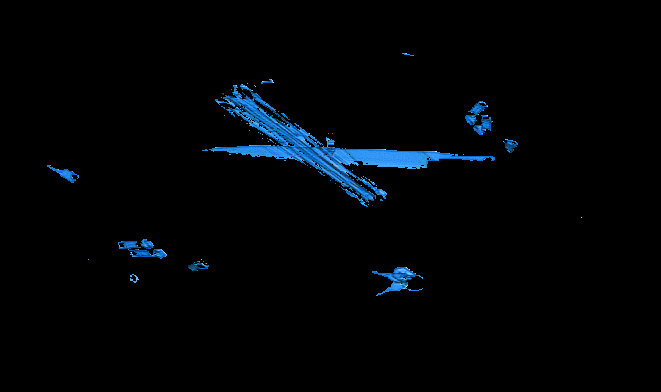
#> input picture 物体拆分算法/Blue_item.png, 661 x 392 px, given as the content of the folder E:/zhanglefu/bg/STLX6550_bg/, which was not available
$ python main.py   (older library calls are emulated)
#> lines starting #> are read from the running program, lines starting #| are printed output that depends on the picture; after the words box and inside, x2 and y2 are one past the last pixel; in counts of white or black regions, pixels touching at a corner belong together; pictures that were not available may be replaced by others from this repository, and a replacement may not be noted
### 图像融合/image_fusion_function.py
'''
图像融合算法工具模块
'''
from config import *
import cv2 as cv
import os
import numpy as np
import random

# 获取文件名列表
def file_name(file_dir):
    L = []
    for root, dirs, files in os.walk(file_dir):
        for file in files:
            if os.path.splitext(file)[1][1:] in SUFFIX:
                L.append(os.path.join(root, file))
    # print(L)
    return L

# 处理背景图片,并选定可以放置物体的区域
def get_background_roi(img,threshold=120):
    gray = cv.cvtColor(img, cv.COLOR_BGR2GRAY)
    # 去噪
    blurred = cv.blur(gray, (5, 5))
    _, thresh = cv.threshold(blurred, threshold, 255, cv.THRESH_BINARY_INV)

    kernel = cv.getStructuringElement(cv.MORPH_RECT, (3, 3))
    kernel1 = cv.getStructuringElement(cv.MORPH_RECT, (5, 5))
    closed = cv.erode(thresh, kernel, iterations=1)
    closed = cv.dilate(closed, kernel1, iterations=2)
    cv.imshow('closed',closed)
    image1, cnts, _ = cv.findContours(closed, cv.RETR_TREE, cv.CHAIN_APPROX_SIMPLE)
    if len(cnts) == 0:
        return (0,0,0,0)
    cs = sorted(cnts, key=cv.contourArea, reverse=True)
    # 保存所有可放置物体的区域的列表
    x, y, w, h = cv.boundingRect(cs[0])
    # TODO 以后需要改成最小外切矩形
    # rect = cv.minAreaRect(c)
    # box = cv.boxPoints(rect)
    # box = np.int0(box)
    return (x,y,w,h)

# 图片旋转
# [16 lines left out: function image_rotation, not called in this run]

# 寻找背景图片中放置刀具的位置
def get_background_real_roi(t,knife,background):
    background_copy = background.copy()
    startX = None
    startY = None
    # 刀具图大小
    k_w = knife.shape[1]
    k_h = knife.shape[0]

    # 可放置刀具的范围的位置信息
    roi_top_left_x = t[0]
    roi_top_left_y = t[1]
    roi_w = t[2]-10
    roi_h = t[3]-10
    # 判断
    if k_h>max(roi_h,roi_w) and k_w>max(roi_h,roi_w):
        return background,0,0,0
    angle = 0
    # 旋转
    if ((k_h > roi_h) and (k_h < roi_w)) or ((k_w > roi_w) and (k_w < roi_h)):
        knife = image_rotation(knife, 90)
        k_w = knife.shape[0]
        k_h = knife.shape[1]
        angle = 90
    # 在roi中取出与刀具图大小一致的区域
    if (roi_w - k_w) >3 and (roi_h - k_h) > 3:
        startX = roi_top_left_x + random.randint(1,roi_w - k_w)
        startY = roi_top_left_y + random.randint(1,roi_h - k_h)
        background_real_roi = background_copy[startY:startY + k_h, startX:startX + k_w]
    # [10 lines of commented-out code are left out]
    else:
        return background,0,0,0
    return background_real_roi, startX, startY, angle

# labels数据处理
# [23 lines left out: function convert, not called in this run]

### 图像融合/hsv_test.py
'''
图像融合算法模块
'''
import cv2 as cv
import numpy as np

# 刀具图像预处理并制作其二值化图像
def knife_pretreatment(img, threshold):
    gray = cv.cvtColor(img, cv.COLOR_BGR2GRAY)
    # 去噪
    blurred = cv.blur(gray, (5, 5))
    # 二值化制作模板
    _, thresh = cv.threshold(blurred, threshold, 255, cv.THRESH_BINARY_INV)
    image1, cnts, _ = cv.findContours(thresh, cv.RETR_TREE, cv.CHAIN_APPROX_SIMPLE)
    if len(cnts) == 0:
        return img,thresh,0,0,0,0
    cs = sorted(cnts, key=cv.contourArea, reverse=True)
    x, y, w, h = cv.boundingRect(cs[0])
    # 修改原图,只保留刀具部分
    cv.imshow('knife', img)
    cv.imshow('knife_thresh', thresh)
    img = img[y:y + h, x:x + w]
    # 修改模板,保留和图片大小一致的部分
    thresh = cv.cvtColor(thresh,cv.COLOR_GRAY2BGR)
    thresh = thresh[y:y + h, x:x + w]
    thresh = cv.cvtColor(thresh,cv.COLOR_BGR2GRAY)
    # 截取部分的长宽比
    ratio = h/w
    return img,thresh,x,y,w,h,ratio

# 制作反向模板
def knife_pretreatment_inv(img,threshold):
    gray = cv.cvtColor(img, cv.COLOR_BGR2GRAY)
    # 去噪
    blurred = cv.blur(gray, (5, 5))
    # 二值化制作模板
    _, thresh = cv.threshold(blurred, threshold, 255, cv.THRESH_BINARY)
    cv.imshow('inv',thresh)
    return thresh

# 背景预处理
# [19 lines left out: functions background_pretreatment, maxminnorm, not called in this run]

'''
融合算法
h:取该位置下,刀具和背景图h的较大值
s:取对应h的s值
v:v_max-v_min*((h_min+1)/(h_min+h_max+1))
'''
# [77 lines left out: functions func1, rotation_and_flip, not called in this run]

### 图像融合/main.py
'''
主程序
'''
from hsv_test import *
from image_fusion_function import *
import argparse
import time
import random

# 物体-类别编号字典
ITEM_DICT = {0:'umbrella',1:'pliers',3:'cellphone',4:'laptop',5:'watch',6:'keys',
             8:'cup',11:'bottle',13:'screwdriver',14:'spoon_fork',15:'lighter',
             16:'bigknife',17:'smallknife',18:'unnormalknife',19:'knife'}

# 一张图片中的物体（填ITEM_DICT中的键）
L = [15]

def parse_args():
    # 当前主要物体
    item = 'lighter'

    parser = argparse.ArgumentParser(description='daruonghe')
    # 物体图路径
    parser.add_argument('--item', dest='item_path',
                        help='the item path',
                        default='E:\\zhanglefu\\dl_img\\{}\\'.format(item), type=str)
    # 背景图路径
    parser.add_argument('--bg', dest='bg_path',
                        help='the bg path',
                        default='E:\\zhanglefu\\bg\\STLX6550_bg\\',
                        type=str)
    # 合成图保存路径
    parser.add_argument('--save_img', dest='img_save_path',
                        help='the save path',
                        default='E:\zhanglefu\VOCdevkit\VOC2022\JPEGImages\\{}\\'.format(item), type=str)
    # 标记框txt保存路径
    parser.add_argument('--save_label', dest='label_save_path',
                        help='the save path',
                        default='E:\zhanglefu\VOCdevkit\VOC2022\labels\\{}\\'.format(item), type=str)

    # 类别名称
    parser.add_argument('--cls_name', dest='c_name',help='the name of class',default='{}-'.format(item), type=str)
    # 随机抽取背景图片的数量
    parser.add_argument('--r_bg_num',dest='r_bg_num',default=40,type=int)
    # 程序执行的round
    parser.add_argument('--round',dest='round',default=20,type=int)

    # 刀具二值化模板阈值
    parser.add_argument('--knife_threshold',dest='knife_threshold',default=230,type=int)
    # 刀具反向二值化模板阈值
    parser.add_argument('--knife_inv_threshold', dest='knife_inv_threshold', default=230, type=int)
    # 背景模板阈值
    parser.add_argument('--bg_inv_threshold',dest='bg_inv_threshold',default=170,type=int)

    # 背景图resize大小
    parser.add_argument('--bg_r_width', dest='bg_r_width', default=608, type=int)
    parser.add_argument('--bg_r_height', dest='bg_r_height', default=608, type=int)

    # 合成图片的总张数
    parser.add_argument('--total_img', dest='total_img', default=100, type=int)
    args = parser.parse_args()
    return args


def main():
    NUM_OF_USEFUL_PIC = 0
    args = parse_args()
    for i in range(args.round):
        # print('共{}张背景,正使用第{}张'.format(str(len(background_list)), str(i+1)))
        print('第{}轮开始...'.format(str(i+1)))
        round_start_time = time.time()
        for j in range(args.r_bg_num):
            background = random.choice(file_name(args.bg_path))
            background_original = cv.imread(background)
#> background_original is the input picture: shape (392, 661, 3); mean B, G, R 6.4, 3.9, 1.1
            # 修改图片尺寸
            background_original = cv.resize(background_original,(args.bg_r_width,args.bg_r_height))
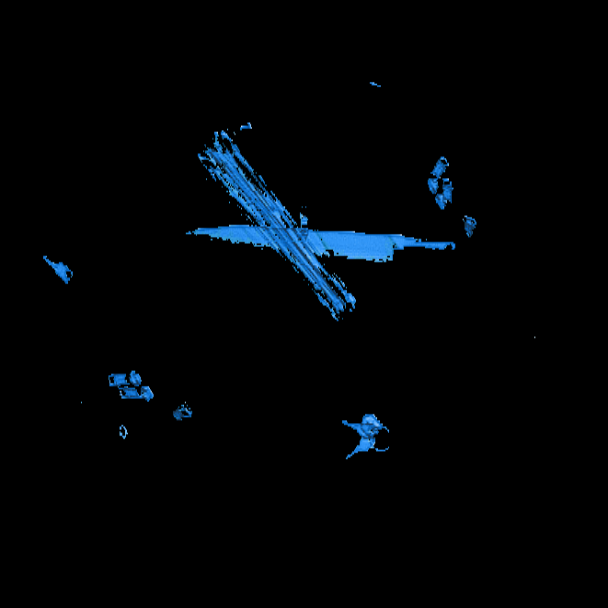
#> background_original: shape (608, 608, 3); mean B, G, R 6.4, 3.9, 1.1

            # 背景原图副本
            background_c = background_original.copy()
            background_width = background_original.shape[1]
#> background_width = 608
            background_height = background_original.shape[0]
#> background_height = 608
            t = get_background_roi(background_original)
#> in get_background_roi, `gray = cv.cvtColor(img, cv.COLOR_BGR2GRAY)`:
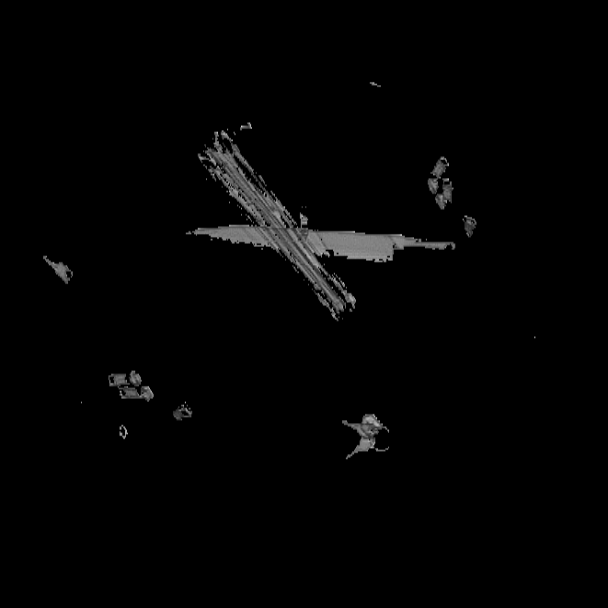
#> gray: shape (608, 608); min 0, max 214, mean 3.4
#> in get_background_roi, `_, thresh = cv.threshold(blurred, threshold, 255, cv.THRESH_BINARY_INV)`:
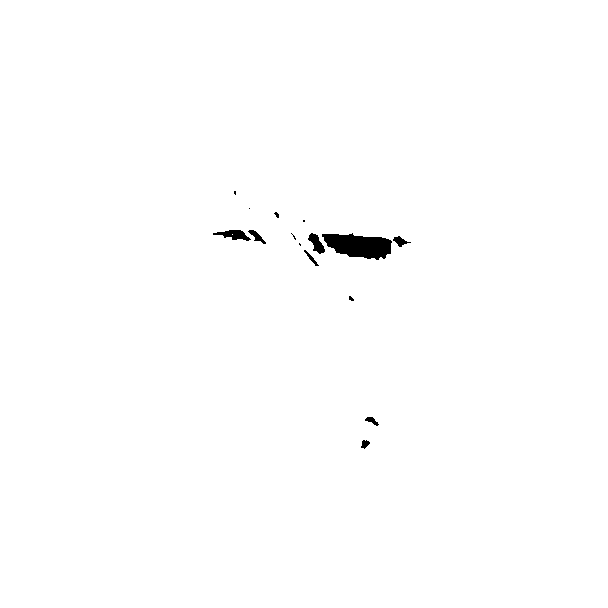
#> thresh: shape (608, 608); 99.4% white; 15 black regions (7 under 20 px), largest, box (x1, y1, x2, y2) and area: (322, 233, 392, 260) 1273, (213, 230, 251, 241) 219, (308, 233, 325, 254) 183
#> in get_background_roi, `closed = cv.erode(thresh, kernel, iterations=1)`:
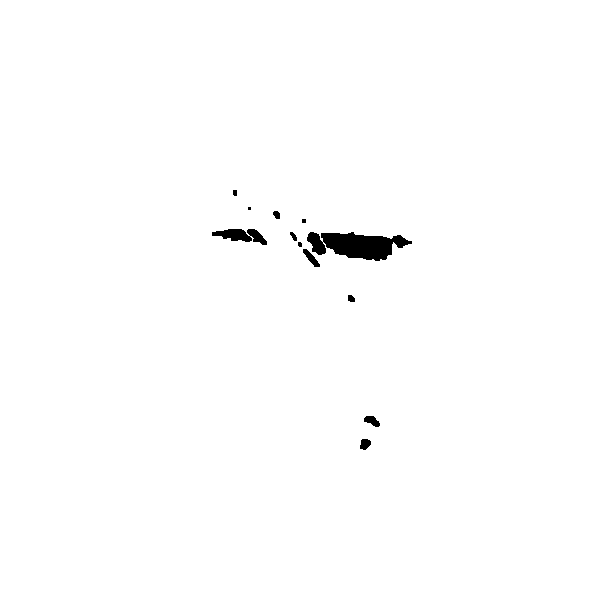
#> closed: shape (608, 608); 99.2% white; 12 black regions (3 under 20 px), largest, box (x1, y1, x2, y2) and area: (307, 232, 412, 261) 1894, (212, 229, 267, 245) 490, (303, 249, 320, 267) 123
#> in get_background_roi, `closed = cv.dilate(closed, kernel1, iterations=2)`:
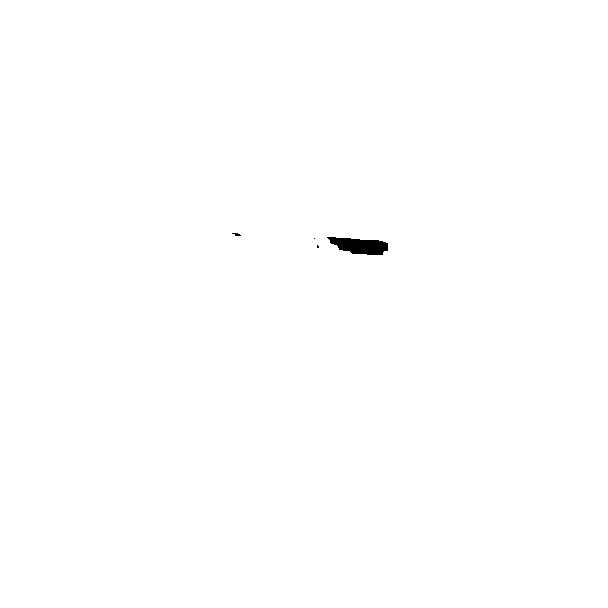
#> closed: shape (608, 608); 99.8% white; 4 black regions (3 under 20 px)
#> in get_background_roi, `image1, cnts, _ = cv.findContours(closed, cv.RETR_TREE, cv.CHAIN_APPRO..`: cnts = 5 contours, 2 with area under 20; largest, box (x1, y1, x2, y2) and area: (0, 0, 608, 608) 368449, (326, 236, 389, 256) 806, (231, 232, 242, 237) 26
#> in get_background_roi, `cs = sorted(cnts, key=cv.contourArea, reverse=True)`: cs has the same summary as cnts
#> in get_background_roi, `x, y, w, h = cv.boundingRect(cs[0])`: x = 0; w = 608
#> t = (0, 0, 608, 608)
            cv.rectangle(background_original,(t[0],t[1]),(t[0]+t[2],t[1]+t[3]),(255,255,0),thickness=2)
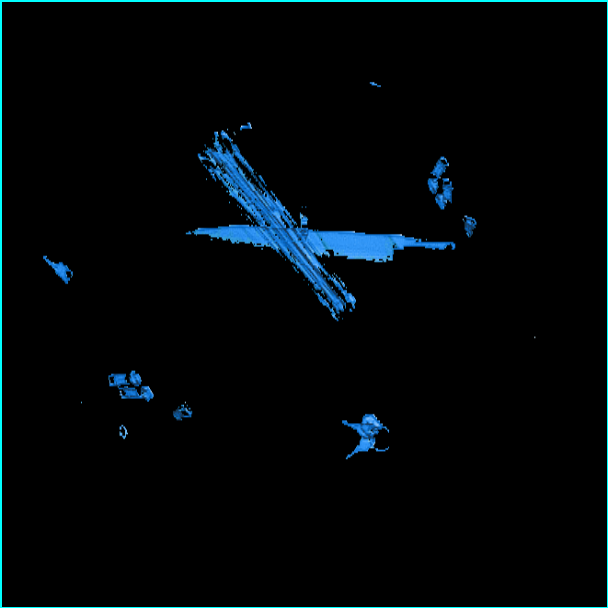
#> background_original: shape (608, 608, 3); 0.98% of pixels changed, all inside (x1, y1, x2, y2) = (0, 0, 608, 608)
            print((t[0],t[1]),(t[0]+t[2],t[1]+t[3]))
#| (0, 0) (608, 608)
            if t == (0, 0, 0, 0):
                continue
            flag = False
            for n in L:
                item = ITEM_DICT[n]
                pic_path = 'E:\\zhanglefu\\dl_img\\{}\\'.format(item)
                print('选用的物体是{},物体图片路径为:{}'.format(item,pic_path))

                knife = random.choice(file_name(pic_path))
                # print('第{}张图片{}+{}开始合成...'.format(str(j + 1), knife, background))
                knife_original = cv.imread(knife)
                # 正向二值化图像——呈现刀具区域
                knife, knife_thresh, posx, posy, w, h, r = knife_pretreatment(knife_original,
                                                                              threshold=args.knife_threshold)
#> in knife_pretreatment, `gray = cv.cvtColor(img, cv.COLOR_BGR2GRAY)`:
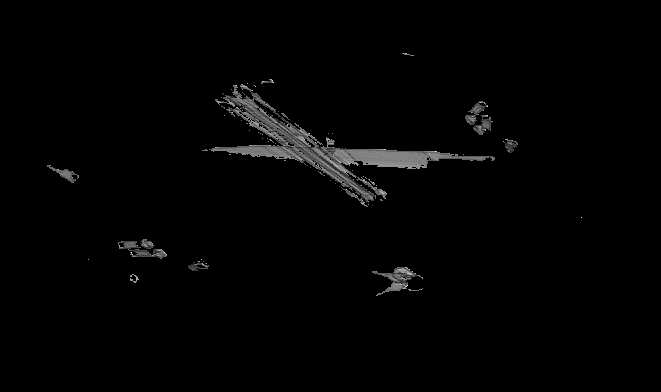
#> gray: shape (392, 661); min 0, max 228, mean 3.4
#> in knife_pretreatment, `_, thresh = cv.threshold(blurred, threshold, 255, cv.THRESH_BINARY_INV)`: thresh: shape (392, 661); every value is 255
#> in knife_pretreatment, `image1, cnts, _ = cv.findContours(thresh, cv.RETR_TREE, cv.CHAIN_APPRO..`: cnts = [[[0, 0], [0, 391], [660, 391], [660, 0]]]
#> in knife_pretreatment, `x, y, w, h = cv.boundingRect(cs[0])`: x = 0; w = 661; h = 392
#> in knife_pretreatment, `thresh = cv.cvtColor(thresh,cv.COLOR_GRAY2BGR)`: thresh: shape (392, 661, 3); every value is 255
#> in knife_pretreatment, `ratio = h/w`: ratio = 0.593
#> posx = 0; posy = 0; w = 661; h = 392; r = 0.593
                print('knife-thresh:', knife_thresh.shape)
#| knife-thresh: (392, 661)
                if w == 0 and h == 0:
                    # print('第{}图片无法合成'.format(str(j + 1)))
                    continue
                # 反向二值化图像,用来在背景图中找到放置刀具的位置
                knife_thresh_inv = knife_pretreatment_inv(knife_original, threshold=args.knife_inv_threshold)
#> in knife_pretreatment_inv, `_, thresh = cv.threshold(blurred, threshold, 255, cv.THRESH_BINARY)`: thresh: shape (392, 661); every value is 0
                knife_thresh_inv = cv.cvtColor(knife_thresh_inv, cv.COLOR_GRAY2BGR)
#> knife_thresh_inv: shape (392, 661, 3); every value is 0
                knife_thresh_inv = knife_thresh_inv[posy:posy + h, posx:posx + w]
                knife_thresh_inv = cv.cvtColor(knife_thresh_inv, cv.COLOR_BGR2GRAY)
                print('knife-thresh-inv:', knife_thresh_inv.shape)
#| knife-thresh-inv: (392, 661)

                # 选取和刀具图大小一致的区域为融合区域
                background_real_roi, startX, startY, angle = get_background_real_roi(t, knife, background_original)
#> in get_background_real_roi, `roi_top_left_x = t[0]`: roi_top_left_x = 0
#> in get_background_real_roi, `roi_w = t[2]-10`: roi_w = 598
#> startX = 0; startY = 0; angle = 0
                if startX == 0 and startY == 0:
                    # print('第{}图片无法合成'.format(str(j + 1)))
                    continue
                # 制作模板用来筛选区域中的包裹部分(或者说祛除背景)
                bg_thresh_inv = background_pretreatment(background_real_roi, args.bg_inv_threshold)
                print('bg-thresh-inv:', bg_thresh_inv.shape)
                cv.imshow('bg-inv',bg_thresh_inv)

                # 旋转模板
                knife = image_rotation(knife, angle)
                knife_thresh = image_rotation(knife_thresh, angle)
                knife_thresh_inv = image_rotation(knife_thresh_inv, angle)

                # 刀具的HSV图像合成法
                knife_hsv = cv.cvtColor(knife, cv.COLOR_BGR2HSV)
                # 分割通道/dtype:uint8
                k_h, k_s, k_v = cv.split(knife_hsv)
                # 保留刀具图h通道图像中的刀具部分/(knife_thresh/255)的dtype为float64/k_h的dtype是uint8
                k_h_new = k_h * ((knife_thresh / 255).astype(np.uint8))
                k_v_new = k_v * ((knife_thresh / 255).astype(np.uint8))
                k_s_new = k_s * ((knife_thresh / 255).astype(np.uint8))
                # 刀具图要融合的部分
                mm_k = cv.cvtColor(cv.merge([k_h_new, k_s_new, k_v_new]), cv.COLOR_HSV2BGR)
                mm_k = cv.resize(mm_k, (300, 300))
                cv.imshow('kkkkkkkk', mm_k)

                # 背景的HSV图像
                background_hsv = cv.cvtColor(background_real_roi, cv.COLOR_BGR2HSV)
                # 分割通道
                b_h, b_s, b_v = cv.split(background_hsv)
                # 背景图h通道图像中要和刀具融合的区域
                # 去除背景中的影响因素,再制作一个模板只保留背景图中的包裹部分
                b_h_new = b_h * ((bg_thresh_inv / 255).astype(np.uint8))
                b_v_new = b_v * ((bg_thresh_inv / 255).astype(np.uint8))
                b_s_new = b_s * ((bg_thresh_inv / 255).astype(np.uint8))

                bbbbbbb = cv.cvtColor(cv.merge([b_h_new, b_s_new, b_v_new]), cv.COLOR_HSV2BGR)
                bbbbbbb = cv.resize(bbbbbbb, (300, 300))
                cv.imshow('bbbbbbbb1', bbbbbbb)


                b_h_new = b_h_new * ((knife_thresh / 255).astype(np.uint8))
                b_v_new = b_v_new * ((knife_thresh / 255).astype(np.uint8))
                b_s_new = b_s_new * ((knife_thresh / 255).astype(np.uint8))
                # 背景图要融合的部分
                mm_bg = cv.cvtColor(cv.merge([b_h_new, b_s_new, b_v_new]), cv.COLOR_HSV2BGR)
                mm_bg = cv.resize(mm_bg, (300, 300))
                cv.imshow('bbbbbbbb', mm_bg)

                # TODO:根据融合算法创建新的h,s,v通道
                new_mh, new_ms, new_mv, new_m_hsv, new_m_bgr = func1(k_h_new, k_s_new, k_v_new, b_h_new, b_s_new,
                                                                     b_v_new, bg_thresh_inv,n)
                cv.imshow('new_m_bgr', cv.resize(new_m_bgr, (300, 300)))

                # 在原图中各通道融合新的h,s,v
                new_mask_h = ((knife_thresh_inv / 255) * b_h).astype(np.uint8) + new_mh
                new_mask_s = ((knife_thresh_inv / 255) * b_s).astype(np.uint8) + new_ms
                new_mask_v = ((knife_thresh_inv / 255) * b_v).astype(np.uint8) + new_mv
                # 利用新的h,s,v合成HSV图像,再转为BGR图像
                new_m_img = cv.merge([new_mask_h, new_mask_s, new_mask_v])
                new_m_img = cv.cvtColor(new_m_img, cv.COLOR_HSV2BGR)
                new_m_img = new_m_img[1:, 1:]
                cv.imshow('new_m_img', cv.resize(new_m_img, (300, 300)))

                # 截取出的图片有黑边,用裁剪的办法处理掉
                demo = background_c[startY + 1:startY + h, startX + 1:startX + w]
                new_m_bgr = new_m_bgr[1:, 1:]
                new_m_gray = cv.cvtColor(new_m_bgr,cv.COLOR_BGR2GRAY)
                _, thresh = cv.threshold(new_m_gray, 0, 255, cv.THRESH_BINARY_INV)
                cv.imshow('------------------',thresh)
                # 将合成部分的黑边用背景色代替
                for i, height in enumerate(new_m_bgr):
                    for j, width in enumerate(height):
                        if all(new_m_bgr[i][j] == np.array((0, 0, 0))):
                            new_m_bgr[i][j] = demo[i][j]

                # 将新的BGR图像放回原图中
                background_c[startY + 1:startY + h, startX + 1:startX + w] = new_m_bgr
                background_original[startY + 1:startY + h, startX + 1:startX + w] = new_m_bgr
                # print('第{}张图片合成结束...'.format(str(j + 1)))

                # labels文件数据归一化处理
                line = convert(startX, startY, w, h, background_width, background_height)
                cv.rectangle(background_original, (startX - 10, startY - 10), (startX + w + 20, startY + h + 20),
                             (0, 0, 80), thickness=2)
                cv.imshow('res', background_original)
                print('res:', background_original.shape)
                flag = True
                if flag:
                    with open(args.label_save_path + args.c_name + str(NUM_OF_USEFUL_PIC) + '.txt', 'a') as f:
                        f.write(str(n) + ' ' + line + '\n')
                        f.close()
                cv.waitKey(0)

            if flag:
                cv.imwrite(args.img_save_path + args.c_name + str(NUM_OF_USEFUL_PIC) + '.jpg', background_c)
                NUM_OF_USEFUL_PIC = NUM_OF_USEFUL_PIC + 1
                if NUM_OF_USEFUL_PIC == args.total_img:
                    return

        round_over_time = time.time()
        print('第{}轮结束,本轮时间为{}'.format(str(i + 1), round_over_time - round_start_time))
#| 第1轮结束,本轮时间为1.0542595386505127

if __name__ == '__main__':
    # 程序开始运行时间
    run_start_time = time.time()
    main()
    run_over_time = time.time()
    print('共用时{}s'.format(run_over_time - run_start_time))
#| 共用时10.253859281539917s
